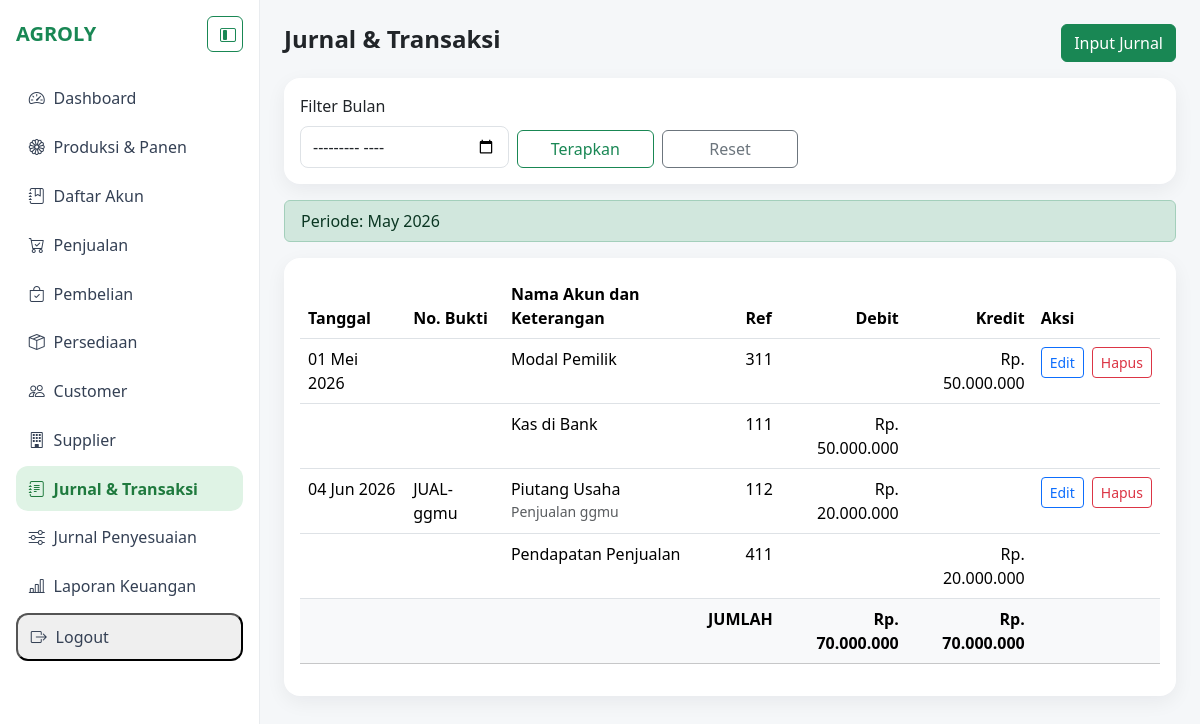
The app's page /akuntansi/jurnal/ (signed in) with its own data.
### agroly/akuntansi/models.py (models this page shows, shortened)
class JurnalHeader(models.Model):
    tanggal = models.DateField()
    nomor_bukti = models.CharField(max_length=50, unique=True, blank=True, null=True)
    keterangan = models.CharField(max_length=255, blank=True)
    sumber_transaksi = models.CharField(max_length=50, default="manual")
    class Meta:
        db_table = "jurnal_header"
        ordering = ["-tanggal", "-id"]

class Akun(models.Model):
    KATEGORI_AKUN = (
        ("aset", "Aset"),
        ("kewajiban", "Kewajiban"),
        ("ekuitas", "Ekuitas"),
        ("pendapatan", "Pendapatan"),
        ("hpp", "HPP"),
        ("beban_operasional", "Beban Operasional"),
        ("pendapatan_lain", "Pendapatan Lain-lain"),
        ("beban_lain", "Beban Lain-lain"),
    )
    kode_akun = models.CharField(max_length=10, unique=True)
    nama_akun = models.CharField(max_length=150)
    kategori_akun = models.CharField(max_length=30, choices=KATEGORI_AKUN)
    aktif = models.BooleanField(default=True)
    class Meta:
        db_table = "akun"
        ordering = ["kode_akun"]

class JurnalDetail(models.Model):
    jurnal_header = models.ForeignKey(
        JurnalHeader, related_name="detail_jurnal", on_delete=models.CASCADE
    )
    akun = models.ForeignKey(Akun, on_delete=models.PROTECT)
    debit = models.DecimalField(max_digits=18, decimal_places=2, default=0)
    kredit = models.DecimalField(max_digits=18, decimal_places=2, default=0)
    class Meta:
        db_table = "jurnal_detail"

### agroly/akuntansi/views.py (the view)
# urls.py: path("jurnal/", JurnalListView.as_view(), name="daftar_jurnal"),
class JurnalListView(LoginRequiredMixin, ListView):
    model = JurnalHeader
    template_name = "akuntansi/jurnal_list.html"
    context_object_name = "daftar_jurnal"
    def get_queryset(self):
        queryset = (
            JurnalHeader.objects.exclude(sumber_transaksi=SUMBER_PENYESUAIAN)
            .prefetch_related("detail_jurnal__akun")
            .order_by("tanggal", "nomor_bukti", "id")
        )
        bulan = self.request.GET.get("bulan")
        if bulan:
            try:
                parsed = datetime.strptime(bulan, "%Y-%m")
                queryset = queryset.filter(tanggal__year=parsed.year, tanggal__month=parsed.month)
            except ValueError:
                messages.error(self.request, "Format bulan tidak valid. Gunakan YYYY-MM.")
        return queryset
    def get_context_data(self, **kwargs):
        context = super().get_context_data(**kwargs)
        context["bulan_aktif"] = self.request.GET.get("bulan", "")
        total_debit = Decimal("0")
        total_kredit = Decimal("0")
        baris_jurnal = []
        for header in context["daftar_jurnal"]:
            detail_header = list(header.detail_jurnal.all())
            for idx, detail in enumerate(detail_header):
                total_debit += detail.debit
                total_kredit += detail.kredit
                baris_jurnal.append(
                    {
                        "tanggal": header.tanggal if idx == 0 else "",
                        "nomor_bukti": header.nomor_bukti if idx == 0 else "",
                        "nama_akun": detail.akun.nama_akun,
                        "keterangan": header.keterangan if idx == 0 else "",
                        "ref": detail.akun.kode_akun[:3],
                        "debit": detail.debit,
                        "kredit": detail.kredit,
                        "header_id": header.pk if idx == 0 else None,
                    }
                )
        context["baris_jurnal"] = baris_jurnal
        context["total_debit"] = total_debit
        context["total_kredit"] = total_kredit
        jurnal_pertama = context["daftar_jurnal"].first()
        context["periode_label"] = jurnal_pertama.tanggal.strftime("%B %Y") if jurnal_pertama else ""
        return context

### agroly/akuntansi/templatetags/akuntansi_filters.py (called while the page is built)
@register.filter
def format_rp_kosong(nilai):
    amount = Decimal(nilai or 0)
    if amount == 0:
        return ""
    return format_rupiah(amount)

### agroly/utils/format_rupiah.py (called while the page is built)
def format_rupiah(nilai) -> str:
    amount = Decimal(nilai or 0).quantize(Decimal("1"), rounding=ROUND_HALF_UP)
    sign = "-" if amount < 0 else ""
    amount = abs(amount)
    integer_text = f"{int(amount):,}".replace(",", ".")
    return f"{sign}Rp. {integer_text}"

### templates/akuntansi/jurnal_list.html (shortened to what this page needs)
{% extends "base.html" %}
{% load akuntansi_filters %}
{% block content %}
<div class="d-flex justify-content-between align-items-center mb-3">
  <h4 class="fw-bold">Jurnal & Transaksi</h4>
  <a href="{% url 'akuntansi:tambah_jurnal' %}" class="btn btn-success">Input Jurnal</a>
</div>
<div class="card kartu p-3 mb-3">
  <form method="get" class="row g-2 align-items-end">
    <div class="col-md-3">
      <label class="form-label">Filter Bulan</label>
      <input type="month" name="bulan" value="{{ bulan_aktif }}" class="form-control">
    </div>
    <div class="col-md-2">
      <button class="btn btn-outline-success w-100">Terapkan</button>
    </div>
    <div class="col-md-2">
      <a href="{% url 'akuntansi:daftar_jurnal' %}" class="btn btn-outline-secondary w-100">Reset</a>
    </div>
  </form>
</div>
{% if bulan_aktif %}
  <div class="alert alert-success py-2">Periode: {{ bulan_aktif }}</div>
{% elif periode_label %}
  <div class="alert alert-success py-2">Periode: {{ periode_label }}</div>
{% endif %}
<div class="card kartu p-3">
  <table class="table table-hover">
    <thead>
      <tr>
        <th>Tanggal</th>
        <th>No. Bukti</th>
        <th>Nama Akun dan Keterangan</th>
        <th>Ref</th>
        <th class="text-end">Debit</th>
        <th class="text-end">Kredit</th>
        <th>Aksi</th>
      </tr>
    </thead>
    <tbody>
      {% for item in baris_jurnal %}
        <tr>
          <td>{% if item.tanggal %}{{ item.tanggal|date:"d M Y" }}{% endif %}</td>
          <td>{{ item.nomor_bukti|default:"" }}</td>
          <td>
            {{ item.nama_akun }}
            {% if item.keterangan %}
              <div class="text-muted small">{{ item.keterangan }}</div>
            {% endif %}
          </td>
          <td>{{ item.ref }}</td>
          <td class="text-end">{{ item.debit|format_rp_kosong }}</td>
          <td class="text-end">{{ item.kredit|format_rp_kosong }}</td>
          <td>
            {% if item.header_id %}
              <div class="d-flex gap-2">
                <a href="{% url 'akuntansi:edit_jurnal' item.header_id %}" class="btn btn-sm btn-outline-primary">Edit</a>
                <form method="post" action="{% url 'akuntansi:hapus_jurnal' item.header_id %}" onsubmit="return confirm('Hapus jurnal ini?');">
                  <button class="btn btn-sm btn-outline-danger">Hapus</button>
                </form>
              </div>
            {% endif %}
          </td>
        </tr>
      {% empty %}
        <tr><td colspan="7">Belum ada jurnal.</td></tr>
      {% endfor %}
      <tr class="table-light fw-bold">
        <td colspan="4" class="text-end">JUMLAH</td>
        <td class="text-end">{{ total_debit|format_rp_kosong }}</td>
        <td class="text-end">{{ total_kredit|format_rp_kosong }}</td>
        <td></td>
      </tr>
    </tbody>
  </table>
</div>
{% endblock %}

### templates/base.html (shortened to what this page needs)
<!doctype html>
<html lang="id" data-bs-theme="light">
<head>
  <link href="https://cdn.jsdelivr.net/npm/bootstrap@5.3.3/dist/css/bootstrap.min.css" rel="stylesheet">
  <link href="https://cdn.jsdelivr.net/npm/bootstrap-icons@1.11.3/font/bootstrap-icons.min.css" rel="stylesheet">
</head>
<body>
  <aside class="sidebar p-3">
    <div class="d-flex align-items-center justify-content-between mb-4">
      <h5 class="fw-bold text-success mb-0 brand-text">AGROLY</h5>
      <button class="btn btn-outline-success sidebar-toggle" id="sidebarToggle" type="button" title="Tampilkan/Sembunyikan sidebar">
        <i class="bi bi-layout-sidebar-inset"></i>
      </button>
    </div>
    <nav class="d-flex flex-column gap-1">
      <a class="menu-link {% if request.path == '/' %}menu-active{% endif %}" href="/"><i class="bi bi-speedometer2"></i><span class="menu-label">Dashboard</span></a>
      <a class="menu-link" href="/produksi-panen/"><i class="bi bi-flower1"></i><span class="menu-label">Produksi & Panen</span></a>
      <a class="menu-link" href="/akuntansi/daftar-akun/"><i class="bi bi-journal-bookmark"></i><span class="menu-label">Daftar Akun</span></a>
      <a class="menu-link {% if '/penjualan/' in request.path %}menu-active{% endif %}" data-bs-toggle="collapse" href="#menuPenjualan" role="button" aria-expanded="{% if '/penjualan/' in request.path %}true{% else %}false{% endif %}" aria-controls="menuPenjualan">
        <i class="bi bi-cart-check"></i><span class="menu-label">Penjualan</span>
      </a>
      <a class="menu-link {% if '/pembelian/' in request.path %}menu-active{% endif %}" data-bs-toggle="collapse" href="#menuPembelian" role="button" aria-expanded="{% if '/pembelian/' in request.path %}true{% else %}false{% endif %}" aria-controls="menuPembelian">
        <i class="bi bi-bag-check"></i><span class="menu-label">Pembelian</span>
      </a>
      <a class="menu-link" href="/persediaan/barang/"><i class="bi bi-box-seam"></i><span class="menu-label">Persediaan</span></a>
      <a class="menu-link" href="/relasi-bisnis/customer/"><i class="bi bi-people"></i><span class="menu-label">Customer</span></a>
      <a class="menu-link" href="/relasi-bisnis/supplier/"><i class="bi bi-building"></i><span class="menu-label">Supplier</span></a>
      <a class="menu-link {% if '/akuntansi/jurnal/' in request.path and '/jurnal-penyesuaian/' not in request.path %}menu-active{% endif %}" href="/akuntansi/jurnal/"><i class="bi bi-journal-text"></i><span class="menu-label">Jurnal & Transaksi</span></a>
      <a class="menu-link {% if '/akuntansi/jurnal-penyesuaian/' in request.path %}menu-active{% endif %}" href="/akuntansi/jurnal-penyesuaian/"><i class="bi bi-sliders"></i><span class="menu-label">Jurnal Penyesuaian</span></a>
      <a class="menu-link {% if '/akuntansi/laporan/' in request.path %}menu-active{% endif %}" data-bs-toggle="collapse" href="#menuLaporanKeuangan" role="button" aria-expanded="{% if '/akuntansi/laporan/' in request.path %}true{% else %}false{% endif %}" aria-controls="menuLaporanKeuangan">
        <i class="bi bi-bar-chart-line"></i><span class="menu-label">Laporan Keuangan</span>
      </a>
      <form method="post" action="{% url 'logout' %}" class="m-0 p-0">
        <button type="submit" class="menu-link">
          <i class="bi bi-box-arrow-right"></i><span class="menu-label">Logout</span>
        </button>
      </form>
    </nav>
  </aside>
  <main class="content p-4">
    {% block content %}{% endblock %}
  </main>
</body>
</html>

### templates/base.html (style rules this page uses)
body { background:#f5f7f9; }
.sidebar { width:260px; height:100vh; position:fixed; top:0; left:0; overflow-y:auto; background:#fff; border-right:1px solid #e9ecef; transition:all .3s ease; }
.content { margin-left:260px; transition:all .3s ease; }
.menu-link { border-radius:.75rem; padding:.65rem .8rem; color:#344054; text-decoration:none; display:flex; gap:.55rem; align-items:center; }
.menu-active { background:#dff3e5; color:#1f7a3e; font-weight:600; }
.menu-label { white-space:nowrap; }
button.menu-link { cursor: pointer; font: inherit; width: 100%; text-align: left; }
.sidebar-toggle { width:36px; height:36px; }
.kartu { border:0; border-radius:1rem; box-shadow:0 6px 20px rgba(16,24,40,.06); transition:all .3s ease; }
.kartu input:not([type="checkbox"]):not([type="radio"]), .kartu select, .kartu textarea { width:100%; border:1px solid #dee2e6; border-radius:.5rem; padding:.5rem .75rem; }

### records on screen
JurnalHeader: tanggal "01 Mei 2026"
Akun: nama_akun "Modal Pemilik"
JurnalDetail: kredit "Rp. 50.000.000"
Akun: nama_akun "Kas di Bank"
JurnalDetail: debit "Rp. 50.000.000"
JurnalHeader: tanggal "04 Jun 2026", nomor_bukti "JUAL-ggmu", keterangan "Penjualan ggmu"
Akun: nama_akun "Piutang Usaha"
JurnalDetail: debit "Rp. 20.000.000"
Akun: nama_akun "Pendapatan Penjualan"
JurnalDetail: kredit "Rp. 20.000.000"

### other values on screen
{{ periode_label }} "May 2026"
{{ item.ref }} "311" "111" "112" "411"
{{ total_debit|format_rp_kosong }} "Rp. 70.000.000"
{{ total_kredit|format_rp_kosong }} "Rp. 70.000.000"
